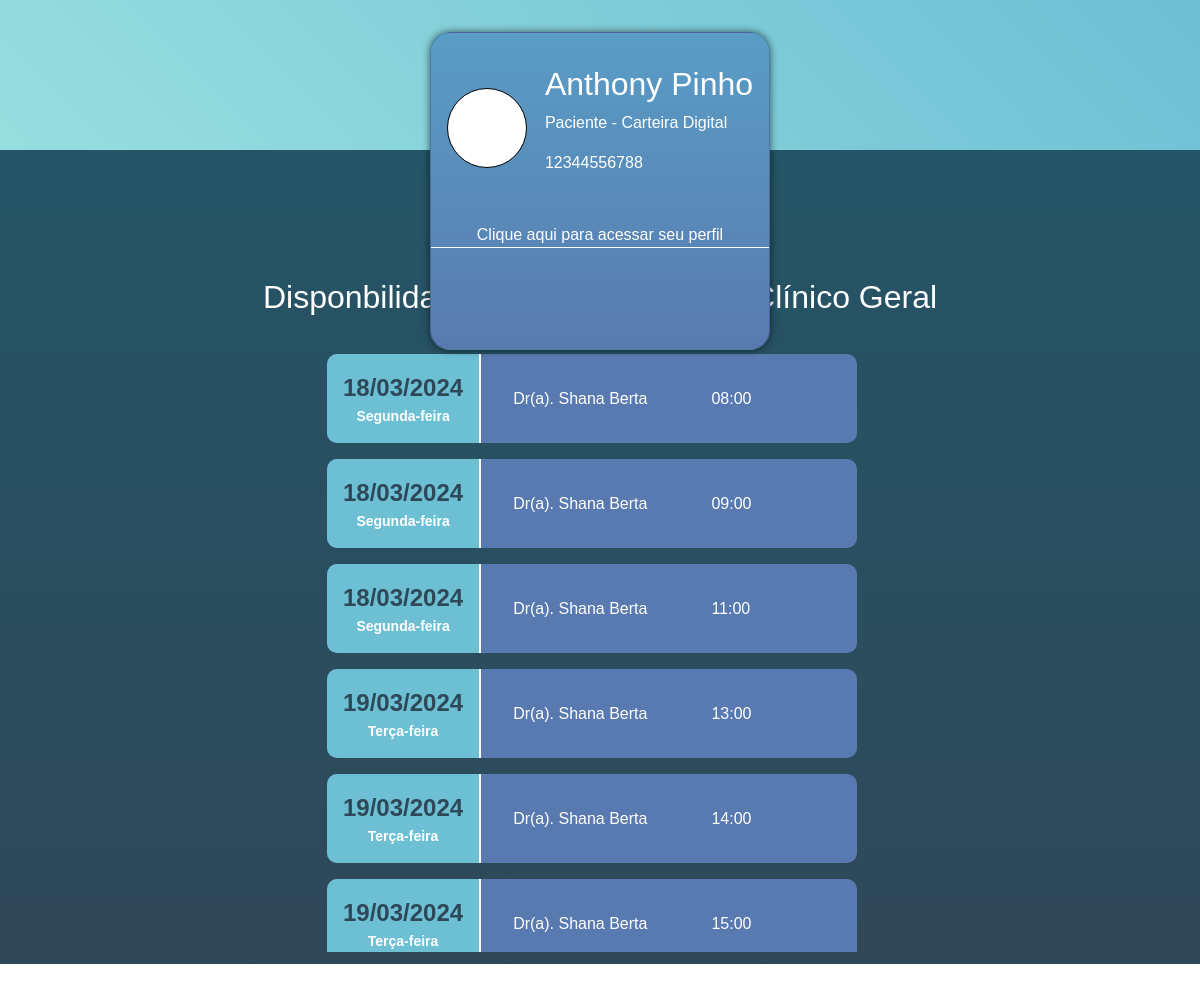
The page /consulta on the database its author committed.
### main/models.py (models this page shows, shortened)
class DimMedico(db.Model):
    _tablename_ = 'dim_medico'
    id_medico = db.Column(db.Integer, primary_key=True)
    cpf = db.Column(db.String(11), unique=True, nullable=False)
    nome = db.Column(db.String(100), nullable=False)
    crm = db.Column(db.String(20), unique=True, nullable=False)
    data_nascimento = db.Column(db.Date, nullable=True)
    telefone = db.Column(db.String(20), nullable=True)
    email = db.Column(db.String(100), nullable=True)
    senha = db.Column(db.String(255), nullable=True)
    access_key = db.Column(db.String(255), nullable=True)
    especialidade = db.Column(db.String(100), nullable=False)

class DimDisponibilidadeConsultas(db.Model):
    _tablename_ = 'dim_disponibilidade_consultas'
    id_disponibilidade_consulta = db.Column(db.Integer, primary_key=True)
    fk_id_medico = db.Column(db.Integer, db.ForeignKey('dim_medico.id_medico'), nullable=False)
    data_disponivel = db.Column(db.Date, nullable=False)
    dia_semana = db.Column(db.String(20), nullable=False)
    hora_disponivel = db.Column(db.Time, nullable=False)
    status = db.Column(db.String(20), nullable=False)
    medico = db.relationship('DimMedico', backref=db.backref('disponibilidades_consulta', lazy=True))

### main/routes.py (the view)
@app.route('/consulta')
def consulta():
    disponibilidade_clinico = (DimDisponibilidadeConsultas.query
                               .filter(DimDisponibilidadeConsultas.fk_id_medico == app.config["ID_CLINICO_GERAL"])
                               .filter(DimDisponibilidadeConsultas.status == None)
                               .order_by(DimDisponibilidadeConsultas.data_disponivel)
                               .order_by(DimDisponibilidadeConsultas.hora_disponivel)
                               )  # .filter() não aceita "is None"
    medico = DimMedico.query.get(app.config["ID_CLINICO_GERAL"])
    return render_template("modelo_lista_pacientes_exames.html", disponibilidade_clinico=disponibilidade_clinico, medico=medico)

### main/templates/modelo_lista_pacientes_exames.html (shortened to what this page needs)
<!DOCTYPE html>
<html lang="en">
<head>
    {% include 'includes/bootstrap.html' %}
    <link rel="stylesheet" href="{{ url_for('static', filename='style.css') }}">
    <link rel="stylesheet" href="https://cdn.jsdelivr.net/npm/bootstrap-icons@1.11.3/font/bootstrap-icons.min.css">
</head>
<body>
    <div>
        <header>
            <div class="card">
                <div class="infos">
                    <div class="user_img">
                    </div>
                    <div class="user_info">
                        <h2>Anthony Pinho</h2>
                        <p>Paciente - Carteira Digital</p>
                        <p>12344556788</p>
                    </div>
                </div>
                <div class="footer_card">
                    <a href="#">Clique aqui para acessar seu perfil</a>
                </div>
            </div>
        </header>
        <section class="services_area">
            <h2 class="mb-4" id="title_service">
                Disponbilidade para consulta com {{ medico.especialidade }}
            </h2>
            <div class="list_users">
                {% for horario in disponibilidade_clinico %}
                    <a href="#" class="user_info_list" data-bs-toggle="modal" data-bs-target="#confirmation{{horario.id_disponibilidade_consulta}}">
                        <div class="date-consult">
                            <span id="date_list">{{horario.data_disponivel.strftime("%d/%m/%Y")}}</span>
                            <span id="day_list">{{horario.dia_semana}}</span>
                        </div>
                        <div class="user_more_info">
                            <span>Dr(a). {{medico.nome}}</span>
                            <span>{{horario.hora_disponivel.strftime("%H:%M")}}</span>
                        </div>
                    </a>
                {% endfor%}
            </div>
        </section>
    </div>
</body>
</html>

### main/templates/includes/bootstrap.html (shortened to what this page needs)
<link rel="stylesheet" href="https://cdn.jsdelivr.net/npm/bootstrap@5.3.2/dist/css/bootstrap.min.css"
>

### main/static/style.css (style rules this page uses)
* { margin: 0; padding: 0; box-sizing: border-box; font-family: sans-serif; }
body { height: 100vh; }
header { position: static; height: 150px; background: linear-gradient(45deg, #97dedf, #6dbfd4); display: flex; justify-content: center; box-shadow: 2px 0px 8px -1px rgba(0,0,0,1); }
.card { height: 23%; margin-top: 2rem; position: absolute; border-radius: 20px; background: linear-gradient(#599dc6, #597ab0); min-width: 25%; display: flex; flex-direction: column; color: #fff; box-shadow: 0px 0px 8px -1px rgba(0,0,0,0.75); }
.infos { display: flex; justify-content: center; gap: 18px; align-items: center; margin-top: 1rem; padding: 1rem; }
.user_img { width: 80px; height: 80px; background-color: #fff; border-radius: 50%; border: 1px solid #000; }
.footer_card { width: 100%; display: flex; margin-top: 1rem; justify-content: center; align-items: center; border-bottom: 1px solid #fff; }
.footer_card a { color: #fff; text-decoration: none; }
.services_area { display: flex; flex-direction: column; align-items: center; width: 100%; height: 90%; background: linear-gradient(#245567, #2f4858); }
#title_service { color: #fff; margin-top: 8rem; }
.list_users { padding: 2px; margin-top: 12px; margin-bottom: 12px; max-height: 600px; width: 550px; display: flex; justify-content: start; align-items: center; flex-wrap: wrap; overflow-y: auto; }
.user_info_list { text-decoration: none; display: flex; align-items: center; width: 550px; background-color: #597ab0; border-radius: 10px; cursor: pointer; transition: all .1s; margin-bottom: 1rem; margin-right: 1rem; }
.date-consult { display: flex; flex-direction: column; align-items: center; margin-right: 1rem; border-right: 2px solid #fff; padding: 1rem; font-size: 18pt; background-color: #6dbfd4; border-radius: 10px 0px 0px 10px; }
#date_list { font-size: 18pt; font-weight: bold; color: #2f4858; }
#day_list { font-size: 14px; font-weight: 600; color: #fff; }
.user_more_info { display: flex; gap: 4rem; padding: 1rem; align-items: center; justify-content: space-between; color: #fff; }

### rows shown on the page
DimMedico: especialidade "Clínico Geral", nome "Shana Berta"
DimDisponibilidadeConsultas: data_disponivel "18/03/2024", dia_semana "Segunda-feira", hora_disponivel "08:00"
DimDisponibilidadeConsultas: data_disponivel "18/03/2024", dia_semana "Segunda-feira", hora_disponivel "09:00"
DimDisponibilidadeConsultas: data_disponivel "18/03/2024", dia_semana "Segunda-feira", hora_disponivel "11:00"
DimDisponibilidadeConsultas: data_disponivel "19/03/2024", dia_semana "Terça-feira", hora_disponivel "13:00"
DimDisponibilidadeConsultas: data_disponivel "19/03/2024", dia_semana "Terça-feira", hora_disponivel "14:00"
DimDisponibilidadeConsultas: data_disponivel "19/03/2024", dia_semana "Terça-feira", hora_disponivel "15:00"
